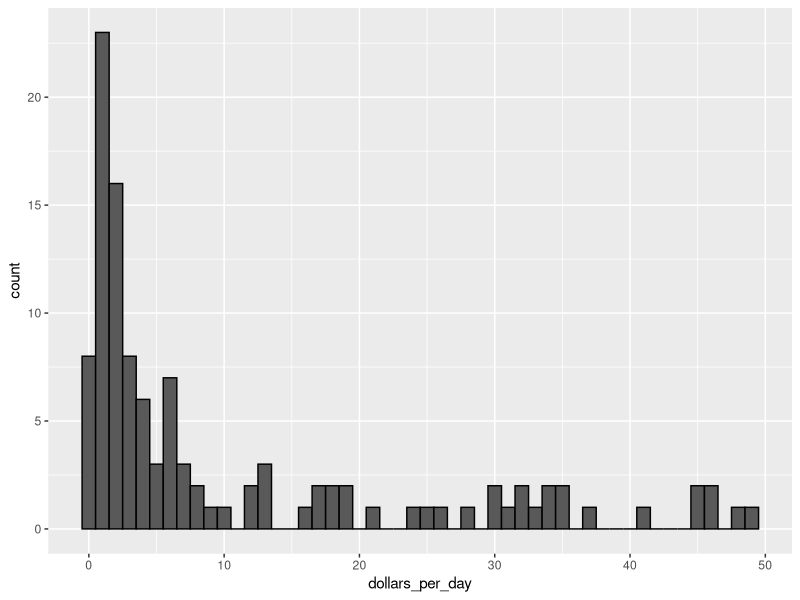
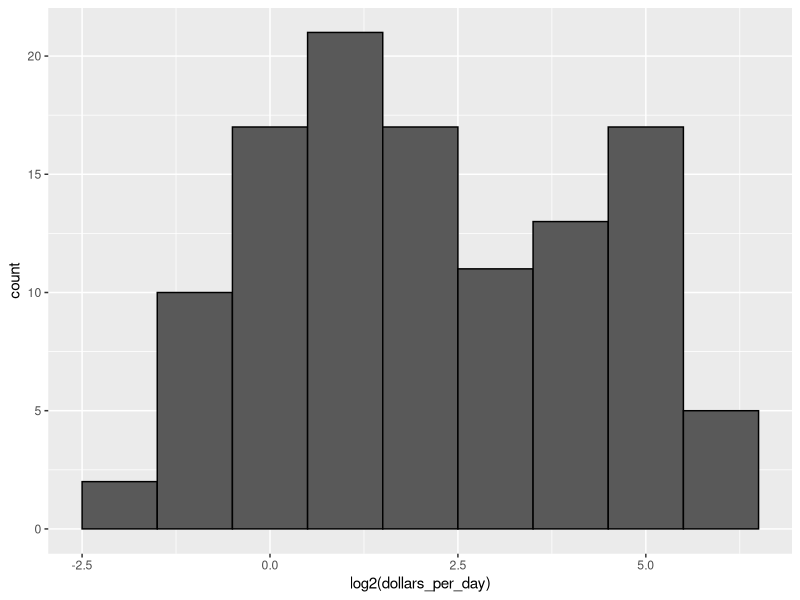
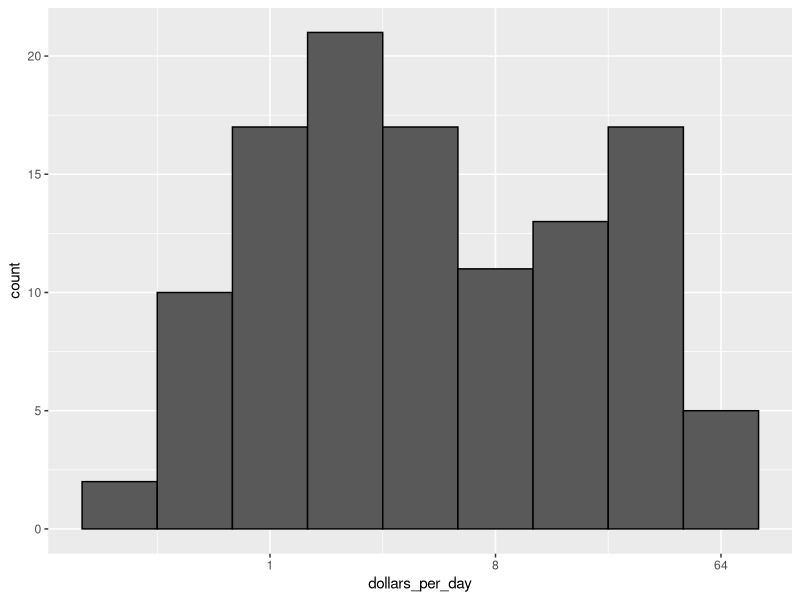

These figures' R source, in order:
## Transformations can be very useful to better understand distributions.

## As an example, the Gapminder data table includes a column with the country's 
## Gross Domestic Product - GDP. GDP measures the market value of goods and services
## produced by a country in a given year. The GDP per person is often used as a 
## rough summary of how rich a country is.
## Here we divide this quantity by 365 to obtain the more interpretable measure
## dollars per day. So we're going to add this variable to our data table.
## It's the dollars per day variable.
library(tidyverse)
library(dslabs)
data(gapminder)
head(gapminder)
gapminder <- gapminder %>%
  mutate(dollars_per_day = gdp/population/365)
## Using current US dollars as a unit, a person surviving on an income of less than 
## $2 a day, for example, is defined to be living in absolute poverty. So we're 
## going to add this variable to our data table. It's the dollars per day variable.

## Note: GDP values is in our data table are adjusted for inflation and represent 
## current US dollars. So these values are meant to be comparable across the years.
## Also note that these are country averages and that within each country, there's
## much variability.

## Here's a histogram of per day incomes from 1970.
past_year <- 1970
gapminder %>%
  filter(year == past_year & !is.na(gdp)) %>%
  ggplot(aes(dollars_per_day)) +
  geom_histogram(binwidth = 1, color = "black")
## We see that for the majority of countries, averages are below $10 a day.
## However, the majority of the x-axis is dedicated to the 35 countries with 
## averages above 10.

## It might be more informative to quickly be able to see how many countries make 
## on average about:
## $1 a day - extremely poor, $2 a day - very poor, $4 a day - poor, 
## $8 a day - about middle, $16 a day - a well-off country, $32 a day - rich, 
## $64 a day - very rich.
## These changes are multiplicative. And so we decide to use log transformations.
## Log transformations change multiplicative changes into additive ones.
## Using base 2 for, example, means that every time a value doubles, the log 
## transformation increases by one. So to get the distribution of the log base 2
## transformed values, we simply transform the data and use the same code.
gapminder %>%
  filter(year == past_year & !is.na(gdp)) %>%
  ggplot(aes(log2(dollars_per_day))) +
  geom_histogram(binwidth = 1, color = "black")
## In this plot, we see two clear bumps.
## In statistics, these bumps are sometimes referred to as modes. The mode of a 
## distribution is the value with the highest frequency. The mode of a normal 
## distribution is the average. But if the mode is a value with the highest 
## frequency, how can we have more than one? When a distribution like the one we 
## just saw doesn't monotonically decrease from the mode, we call the location 
## where it goes up and down again as local modes. And we say that the 
## distribution has multiple modes.
## The histogram we just saw suggests that in 1970, country income distribution
## have two modes. One at about $2 per day, one in the log2 scale, and another 
## at about $32 per day-- 5 in the log2 scale.
## This bimodality is consistent with the dichotomous world made up of countries 
## with average incomes less than $8 per day,3 on the log scale, and countries 
## above that. So we see two modes in the histogram.

## But how do we choose the base? 
## In the histogram we just saw we chose base 2. Other common choices are the 
## natural log in base 10. In general, it is not recommended to use the natural 
## log for data exploration and visualization. Why? It's because while we know 
## what 2^2,2^3,2^4,10^1,10^2 are, we can quickly compute that in our mind, it's 
## not easy to compute E^2, E^3,etc. So it is not recommended to use the natural 
## log for data exploration. In the dollar/day example, we use base 2 instead of 
## base 10 because the resulting range is easier to interpret. The range of the 
## values being plotted started from about 0.3 and ended around 50.
## In base 10, this turns to a range that includes very few integers, just 0
## and 1. With base 2, our range includes negative 2, negative 1, 0, 1, 2, 3, 4, 
## and 5. Note that it is easier to compute 2^x and 10^x when x is an integer.
## So we prefer to have more integers in the transform scale. Another consequence 
## of a limited range is that choosing the bin width is more challenging.
## With log base 2, we know that a bin width of 1 will translate to bins with 
## range x to 2^x.

## Using log transformations in plots:
## There are two ways we can use log transformation in plots. We can log the 
## values before plotting them, or we can use log scales in the axis.
## Both approaches are useful and have different strengths.
## If we log the data, we can more easily interpret intermediate values in the 
## scale. For example, if we use a scale that looks like this 
## ---1----x----2---------3----
## that has been log transformed, we know that x is 1.5. 
## If the scales are logged and we have that x in between 1 and 10,  
## ---1----x----10---------100----
## then we don't know immediately what the x is because it's 10^1.5, not an easy 
## thing to compute in our heads. However, the advantage of using log scales
## is that we see the original values on the axis. So this has an advantage 
## because we see the original values displayed in the plot which makes it very 
## easy to quickly see what numbers we're actually dealing with.
## Log scales can be achieved using scale_x_continuous(). For example, 
gapminder %>%
  filter(year == past_year & !is.na(gdp)) %>%
  ggplot(aes(dollars_per_day)) +
  geom_histogram(binwidth = 1, color = "black") +
  scale_x_continuous(trans = "log2")
## when we see $32 a day, instead of 5 log base 2 dollars a day. Now let's 
## review how we make plots where the scales have been log transformed.
## Note that, we no longer transform the data before plotting it.
## The difference between this and the previous is that in the scales in the 
## x-axis, instead of seeing the log values, we see the original values in a 
## log scale - 1, 8, and 64. And we can very quickly interpret what that means 
## in terms of dollars/day.
